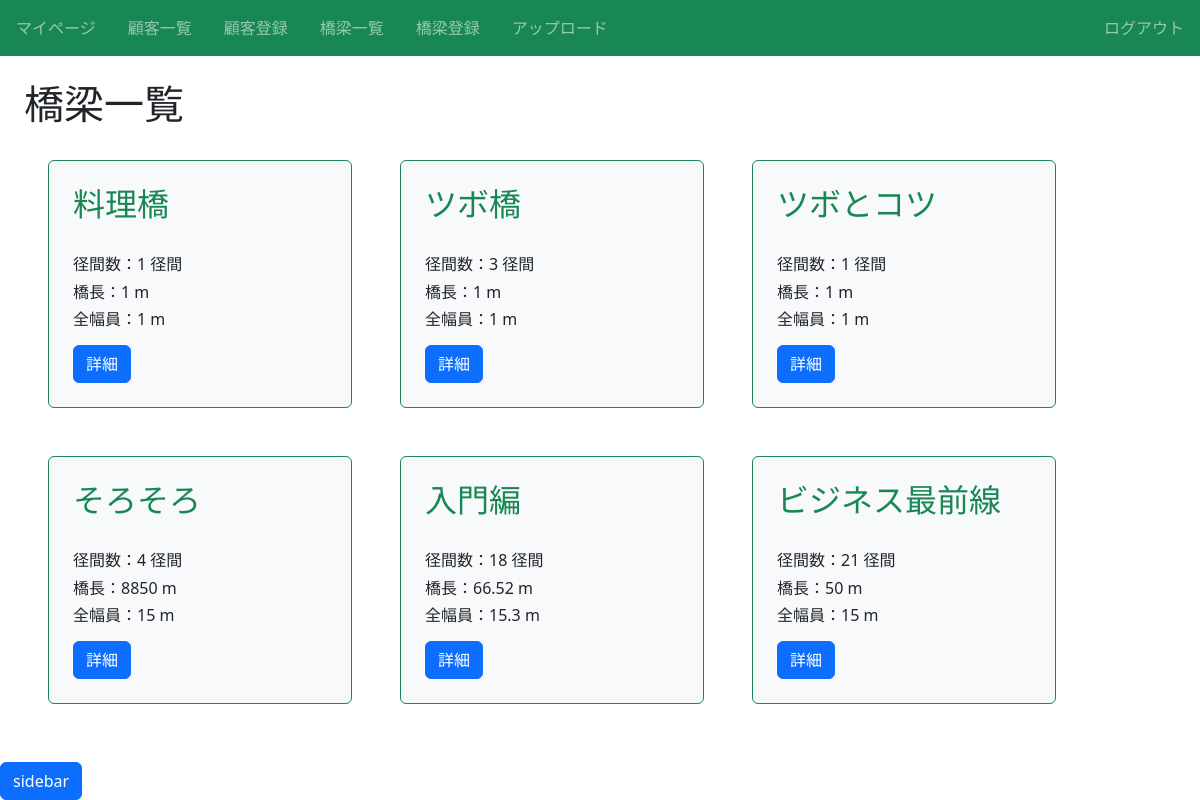
Page /infra/ (signed in) on the committed database.
### infra/models.py (models this page shows, shortened)
class Infra(models.Model):
  title = models.CharField(max_length=100)# 橋名
  span_number = models.IntegerField()# 径間数
  length = models.IntegerField()# 橋長
  full_width = models.IntegerField()# 全幅員
  load_name = models.CharField(max_length=50)# 路線名
  latitude = models.CharField(max_length=50)# 緯度
  longitude = models.CharField(max_length=50)# 経度
  code = models.CharField(max_length=50)# 橋梁コード
  top_structure= models.CharField(max_length=100)# 上部構造形式
  bottom_structure= models.CharField(max_length=100)# 下部構造形式
  category = models.CharField(max_length=100, choices = CATEGORY)# カテゴリ

### infra/views.py (the view)
# urls.py: path('infra/', views.ListInfraView.as_view(), name='list-infra'),
class ListInfraView(LoginRequiredMixin, ListView):
  template_name = 'infra/infra_list.html'
  model = Infra

### infra/templates/infra/infra_list.html (shortened to what this page needs)
{% extends "base.html" %}
{% block h1 %}橋梁一覧{% endblock %}
{% block content %}
<div class="d-flex flex-wrap">
    <div class="sidebar">
      <div class="sidebar-toggle">
        <button class="btn btn-primary">sidebar</button>
    </div>
  </div>
    {% for item in object_list %}
    <div class="p-4 m-4 bg-light border border-success rounded" style="width: 19rem;">
        <h2 class="text-success">{{ item.title }}</h2><br>
        <h6 class="card-text">径間数：{{ item.span_number }} 径間</h6>
        <h6 class="card-text">橋長：{{ item.length }} m</h6>
        <h6 class="card-text">全幅員：{{ item.full_width }} m</h6>
        <div class="mt-3">
            <a href="{% url 'detail-infra' item.pk %}" class="btn btn-primary">詳細</a>
        </div>
    </div>
    {% endfor %}
</div>
{% endblock content %}

### infra/static/infra/css/style.css (style rules this page uses)
a { text-decoration: none; }
.sidebar { position: absolute; padding-top: 0; top: 56px; left: -300px; width: 300px; height: 100%; background-color: #f8f9fa; color: #333; width: 200px; z-index: 1000; transition:0.2s }
.sidebar-toggle { position:fixed; bottom:0; left:0; z-index:2000; }

### rows in the picture
Infra: title "料理橋", span_number "1", length "1", full_width "1"
Infra: title "ツボ橋", span_number "3", length "1", full_width "1"
Infra: title "ツボとコツ", span_number "1", length "1", full_width "1"
Infra: title "そろそろ", span_number "4", length "8850", full_width "15"
Infra: title "入門編", span_number "18", length "66.52", full_width "15.3"
Infra: title "ビジネス最前線", span_number "21", length "50", full_width "15"
